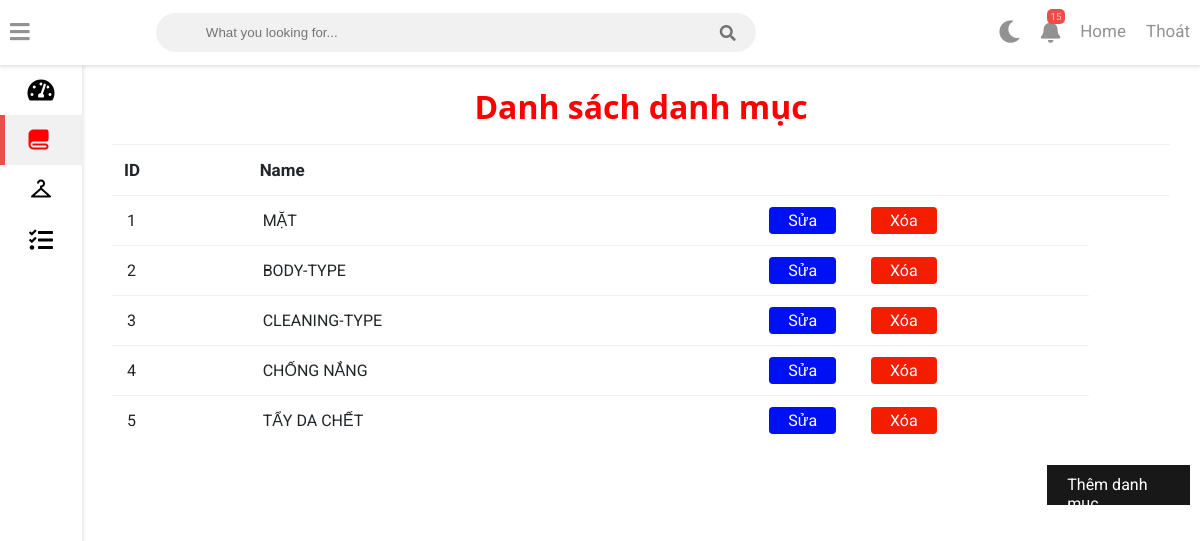
/cart-shopping/cart-shopping/admin/cate.php, run on the app's committed database.
### tables this page shows
CREATE TABLE `category` (
  `id` varchar(50) NOT NULL,
  `name` varchar(100) NOT NULL
);

### cart-shopping/cart-shopping/admin/cate.php (the view, shortened to what this page needs)
<?php
		include "connect.php";
		$category = mysqli_query($data, "SELECT * FROM `category`");
?>
<?php
		require "header.php";
?>
    <div class="sidebar">
		<ul class="sidebar-nav">
			<li class="sidebar-nav-item">
				<a href="index.php" class="sidebar-nav-link ">
					<div>
						<i class="fas fa-tachometer-alt "></i>
					</div>
				</a>
			</li>
			<li class="sidebar-nav-item">
				<a href="cate.php" class="sidebar-nav-link active">
					<div>
						<i class='bx bxs-blanket'></i>
					</div>
				</a>
			</li>
			<li class="sidebar-nav-item">
				<a href="product.php" class="sidebar-nav-link ">
					<div>
						<i class="bx bx-closet"></i>
					</div>
				</a>
			</li>
			<li  class="sidebar-nav-item">
				<a href="cart.php" class="sidebar-nav-link">
					<div>
						<i class="fas fa-tasks"></i>
					</div>
				</a>
			</li>
		</ul>
	</div>
	<div class="wrappers">
    <div class="container mt-5">
		<h1 class="title">Danh sách danh mục</h1>
		<div class="card-content1" >
	 <table id="table">
		 <thead>
		   <tr class="tableth">
			 <th scope="col">ID</th>
			 <th scope="col">Name</th>
			 <th scope="col"></th>
			 <th scope="col"></th>
			 <th></th>
		   </tr>
		 </thead>
		 <tbody >
		 		<?php
				 	foreach ($category as $value): ?>
						<tr>
							<td><?= $value['id'] ?></td>
							<td><?= $value['name'] ?></td>
							<td>
								<a class="fix-cate" href="suaDM.php?id=<?= $value['id'] ?>">Sửa</a>
							</td>
							<td>
								<a class="delete-cate" href="xoaDM.php?id=<?= $value['id'] ?>"
								   onClick="return confirm('Bạn có thật sự muốn xóa món hàng này?');">Xóa</a>
							</td>
						</tr>
				<?php
					endforeach;
				?>
		 </tbody>
	   </table>
	</div>
	   <div class="addpro"><a href="addcate.php" class="btn btn-dark mb-3">Thêm danh mục</a></div>
	</div>
</div>
</body>
</html>

### cart-shopping/cart-shopping/admin/style.css (style rules this page uses)
:root { --primary-color: #4834d4; --success-color: #6ab04c; --warning-color: #f0932b; --danger-color: #eb4d4b; --light-color: #212529; --light-second-color: #727475; --light-background: #ffffff; --light-second-background: #f1f1f1; --dark-color: #909090; --dark-second-color: #f5f6fa; --dark-background: #23242D; --dark-second-background: #181818; --light:white; --dark:black; --blue: rgb(17, 132, 226); }
.active { display: flex; }
.light { --main-bg-color: var(--light-background); --second-bg-color: var(--light-second-background); --main-color: var(--light-color); --second-color: var(--light-second-color); --light-and-dark: var(--dark); }
* { box-sizing: border-box; }
body { font-family: 'Roboto', sans-serif; background: var(--main-bg-color); color: var(--main-color); margin: 0; }
.wrappers { padding: 10px; margin-left: 82px; padding-top: 75px; transition: .5s; }
.sidebar { width: 82px; height: 100vh; position: fixed; margin-top: 65px; background: var(--main-bg-color); box-shadow: rgba(0,0,0,0.12) 0px 1px 4px 1px; overflow: hidden; z-index: 100; transition: width .5s; }
.sidebar-nav { list-style: none; padding: 0; margin: 0; display: flex; flex-direction: column; align-items: center; height: 100vh; }
.sidebar-nav-item { width: 100%; }
.sidebar-nav-link { display: flex; align-items: center; color: var(--main-color); text-decoration: none; font-weight: bold; }
.sidebar-nav-link i { font-size: 1.5rem; color: var(--light-and-dark); position: absolute; left: 50%; top: 50%; transform: translate(-50%, -50%); }
.sidebar-nav-link div { min-width: 82px; height: 50px; position: relative; }
.sidebar-nav-link.active { background: var(--second-bg-color); color: black; }
.sidebar-nav-link.active div { border-left: 5px solid var(--danger-color); }
.sidebar-nav-link.active i { color: red; margin-left: -5px; }
.card-content1 { padding: 20px; overflow-x: auto; margin-top: -55px; }
.title { text-align: center; margin-top: -20px; padding:30px; color: red; font-family: 'Segoe UI', Tahoma, Geneva, Verdana, sans-serif; }
table { border-collapse: collapse; width: 100%; }
table td { border-top: 1px solid var(--second-bg-color); padding: 15px; }
table th { border-top: 1px solid var(--second-bg-color); border-bottom: 1px solid var(--second-bg-color); padding: 15px 12px; text-align: left; }
.tableth th { font-size: 17px; font-weight: bold; }
.addpro { width:13%; height:40px; background-color: #181818; padding:10px 20px; float: right; }
.addpro a { text-decoration: none; color: white; }
.fix-cate { margin-right: -72px; background-color: #0010f5; color: #Fff; padding: 4px 19px; text-decoration: none; border-radius: 4px; }
.delete-cate { margin-right: -27px; background-color: #f51d00; color: #Fff; padding: 4px 19px; text-decoration: none; border-radius: 4px; }

### data on the page
category: id "1", name "MẶT"
category: id "2", name "BODY-TYPE"
category: id "3", name "CLEANING-TYPE"
category: id "4", name "CHỐNG NẮNG"
category: id "5", name "TẨY DA CHẾT"
